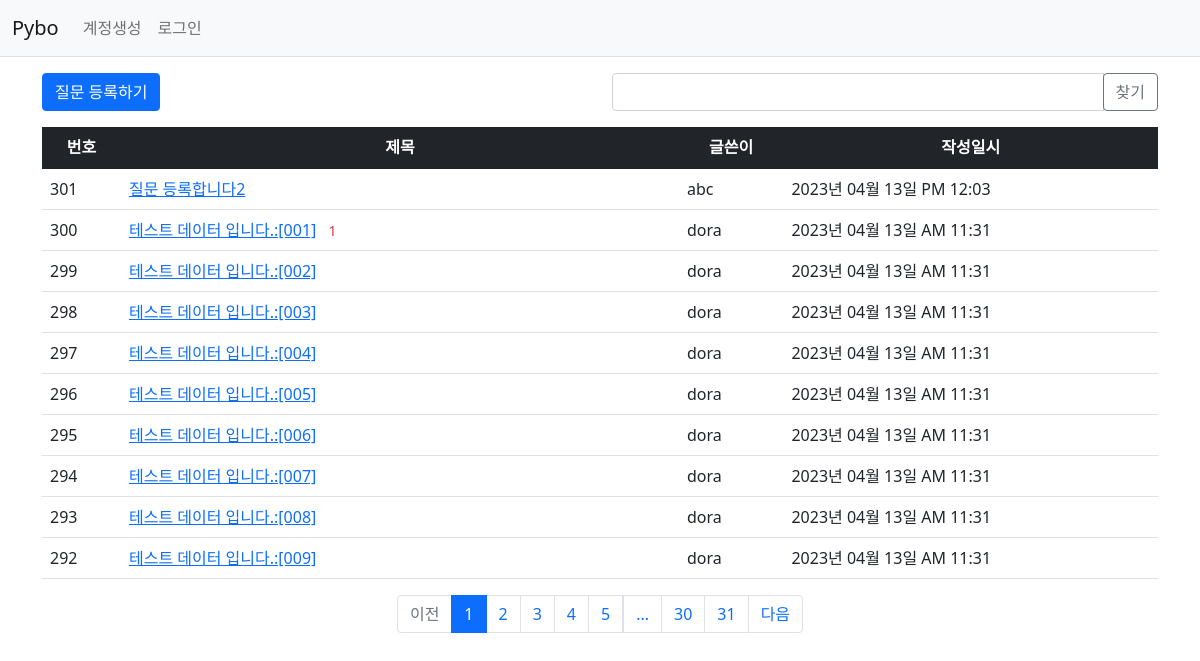
Page /question/list/ on the earlier database version.
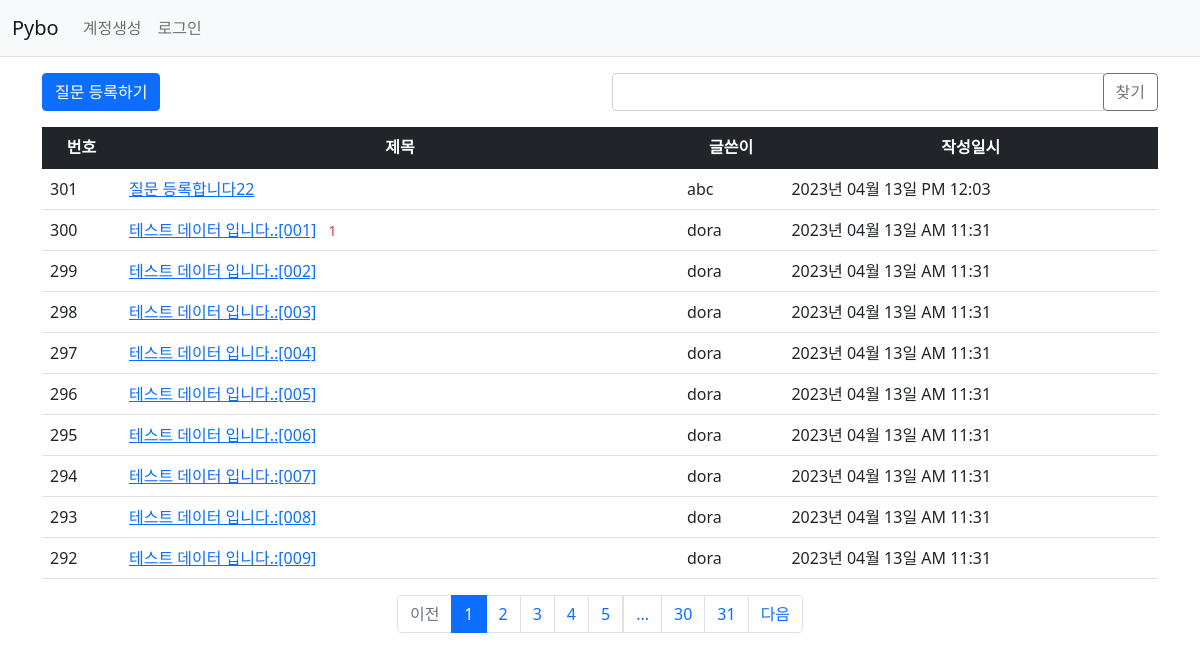
Same page on the later database version.
### pybo/models.py (models this page shows)
class Question(db.Model):
    id = db.Column(db.Integer, primary_key=True)
    subject = db.Column(db.String(200), nullable=False)
    content = db.Column(db.Text(), nullable=False)
    create_date = db.Column(db.DateTime(), nullable=False)
    user_id = db.Column(db.Integer, db.ForeignKey('user.id', ondelete='CASCADE'), nullable=True, server_default='1')  # 그러나 이미 있던 데이터에는 user_id 값이 없다. nullable을 False로 해두면 오류가 난다. server_default는 null 대신 임의의 값을 넣어준다. server_default를 사용하면 flask db upgrade 명령을 수행할 때 null이던 데이터에도 기본값이 저장된다. default를 새로 생성되는 데이터에만 기본값을 생성해준다.
    user = db.relationship('User', backref=db.backref('question_set'))
    modify_date = db.Column(db.DateTime(), nullable=True)
    voter = db.relationship('User', secondary=question_voter, backref=db.backref('question_voter_set'))

class User(db.Model):
    id = db.Column(db.Integer, primary_key=True)
    username = db.Column(db.String(150), unique=True, nullable=False)
    password = db.Column(db.String(200), nullable=False)
    email = db.Column(db.String(120), unique=True, nullable=False)

### pybo/views/question_views.py (the view, shortened to what this page needs)
@bp.route('/list/')
def _list():
    page = request.args.get('page', type=int, default=1)
    kw = request.args.get('kw', type=str, default='')
    question_list = Question.query.order_by(Question.create_date.desc())
    question_list = question_list.paginate(page=page, per_page=10)
    return render_template('question/question_list.html', question_list=question_list, page=page, kw=kw)

### pybo/filter.py (called while the page is built)
def format_datetime(value, fmt='%Y년 %m월 %d일 %p %I:%M'):
    return value.strftime(fmt)

### pybo/views/auth_views.py (called while the page is built)
@bp.before_app_request # 라우팅 함수보다 항상 먼저 실행됨
def load_logged_in_user():
    user_id = session.get('user_id')
    if user_id is None:
        g.user = None
    else:
        g.user = User.query.get(user_id)

### pybo/templates/question/question_list.html (shortened to what this page needs)
<!DOCTYPE html>
<html lang="en">
<head>
</head>
<body>
    {% extends 'base.html' %}
    {% block content %}
    <div class="container my-3">
        <div class="row my-3">
            <div class="col-6">
                <a href="{{ url_for('question.create') }}" class="btn btn-primary">질문 등록하기</a>
            </div>
            <div class="col-6">
                <div class="input-group">
                    <input type="text" id="search_kw" class="form-control" value="{{ kw or '' }}">
                    <div class="input-group-append">
                        <button class="btn btn-outline-secondary" type="button" id="btn_search">찾기</button>
                    </div>
                </div>
            </div>
        </div>
        <table class="table">
            <thead>
            <tr class="text-center table-dark">
                <th>번호</th>
                <th style="width:50%">제목</th>
                <th>글쓴이</th>
                <th>작성일시</th>
            </tr>
            </thead>
            <tbody>
            {% if question_list %}
            {% for question in question_list.items %}
            <tr class="text-start">
                <td>{{ question_list.total - ((question_list.page-1) * question_list.per_page) - loop.index0 }}</td>
                <td class="text-start">
                    <a href="{{ url_for('question.detail', question_id=question.id) }}">{{ question.subject }}</a>
                    {% if question.answer_set|length > 0 %}
                    <span class="text-danger small mx-2">{{ question.answer_set|length }}</span>
                {% endif %}
                </td>
                <td>{{ question.user.username }}</td>
                <td>{{ question.create_date|datetime }}</td>
            </tr>
            {% endfor %}
            {% else %}
            <tr>
                <td colspan="3">질문이 없습니다.</td>
            </tr>
            {% endif %}
            </tbody>
        </table>
        <ul class="pagination justify-content-center">
            {% if question_list.has_prev %}
            <li class="page-item">
                <a class="page-link" data-page="{{ question_list.prev_num }}" href="javascript:void(0)">이전</a>
            </li>
            {% else %}
            <li class="page-item disabled">
                <a class="page-link" tabindex="-1" aria-disabled="true" href="javascript:void(0)">이전</a>
            </li>
            {% endif %}
            {% for page_num in question_list.iter_pages() %}
            {% if page_num %}
            {% if page_num != question_list.page %}
            <li class="page-item">
                <a class="page-link" data-page="{{ page_num }}" href="javascript:void(0)">{{ page_num }}</a>
            </li>
            {% else %}
            <li class="page-item active" aria-current="page">
                <a class="page-link" href="javascript:void(0)">{{ page_num }}</a>
            </li>
            {% endif %}
            {% else %}
            <li class="disabled">
                <a class="page-link" href="javascript:void(0)">...</a>
            </li>
            {% endif %}
            {% endfor %}
            {% if question_list.has_next %}
            <li class="page-item">
                <a class="page-link" data-page="{{ question_list.next_num }}" href="javascript:void(0)">다음</a>
            </li>
            {% else %}
            <li class="page-item disabled">
                <a class="page-link" tabindex="-1" aria-disabled="true" href="javascript:void(0)">다음</a>
            </li>
            {% endif %}
        </ul>
    </div>
    {% endblock %}

Differences in the rows shown:
changed Question "2023년 04월 13일 PM 12:03": subject "질문 등록합니다2" → "질문 등록합니다22"
